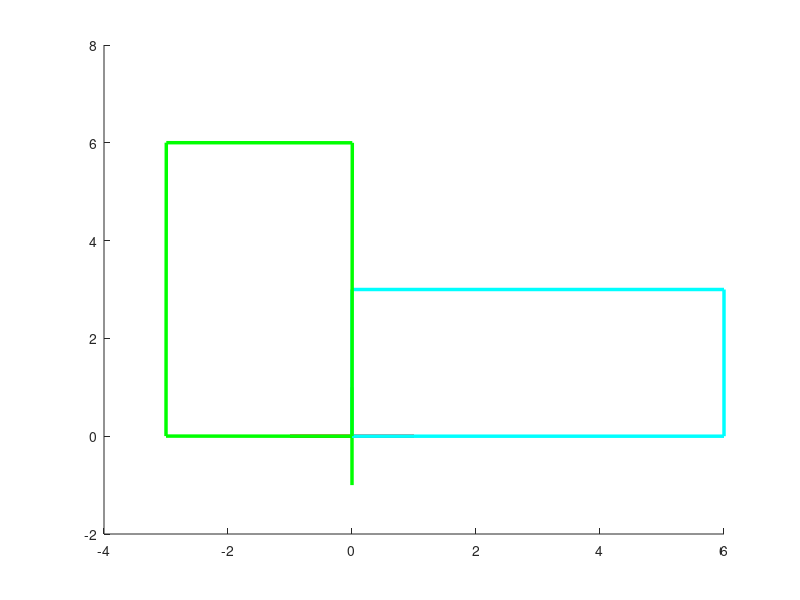

Write MATLAB code to recreate this figure.
close all
angle_rad = deg2rad(90);

for t=0:0.01:angle_rad
    clf
    

line([-1 1],[0 0],[0 0],'color',[1 0 0],'linewidth',2.5);
line([0 0],[-1 1],[0 0],'color',[0 1 0],'linewidth',2.5);

p1 = [0 0];
p2 = [6 0];
p3 = [6 3];
p4 = [0 3];

line([p1(1) p2(1)],[p1(2) p2(2)],[0 0],'color',[0 1 1], 'linewidth',2.5);
line([p2(1) p3(1)],[p2(2) p3(2)],[0 0],'color',[0 1 1], 'linewidth',2.5);
line([p3(1) p4(1)],[p3(2) p4(2)],[0 0], 'color',[0 1 1], 'linewidth',2.5);
line([p4(1) p1(1)],[p4(2) p1(2)],[0 0], 'color',[0 1 1], 'linewidth',2.5);

angle_rad=deg2rad(90);

Rz= [cos(t) -sin(t); sin(t) cos(t)];

p1r=Rz*p1';
p2r=Rz*p2';
p3r=Rz*p3';
p4r=Rz*p4';

line([p1r(1) p2r(1)],[p1r(2) p2r(2)],[0 0], 'color',[0 1 0], 'linewidth',2.5);
line([p2r(1) p3r(1)],[p2r(2) p3r(2)],[0 0], 'color',[0 1 0], 'linewidth',2.5);
line([p3r(1) p4r(1)],[p3r(2) p4r(2)],[0 0], 'color',[0 1 0], 'linewidth',2.5);
line([p4r(1) p1r(1)],[p4r(2) p1r(2)],[0 0], 'color',[0 1 0], 'linewidth',2.5);

pause (0.01);
end